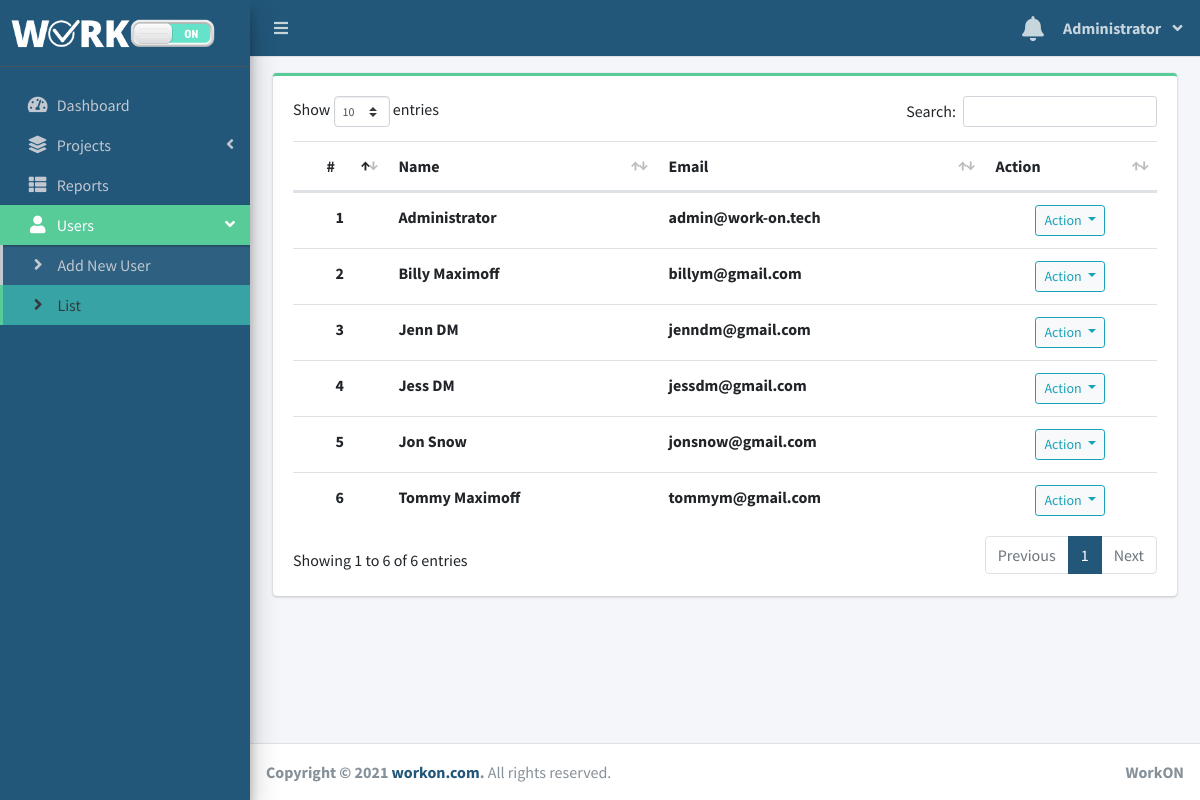
The page /index.php?page=user_list (signed in) on the database its author committed.
### tables this page shows
CREATE TABLE `users` (
  `id` int(30) NOT NULL,
  `firstname` varchar(200) NOT NULL,
  `lastname` varchar(200) NOT NULL,
  `email` varchar(200) NOT NULL,
  `password` text NOT NULL,
  `type` tinyint(1) DEFAULT 3 COMMENT '1=dean, 2=chair, 3=member',
  `avatar` text NOT NULL DEFAULT 'no-image-available.png',
  `task_status` int(11) NOT NULL DEFAULT 0 COMMENT '0=no-assigned,\r\n1=not-started,\r\n2=started,\r\n3=in-progress,\r\n4=in-review,\r\n5=completed',
  `date_created` datetime NOT NULL DEFAULT current_timestamp()
);

### user_list.php (the view, shortened to what this page needs)
<?php include'db_connect.php' ?>
<div class="col-lg-12">
	<div class="card card-outline card-success">
		<div class="card-body">
			<div class="table-responsive xpand xpand-table x-scroll">
				<table class="table table-hover table-condensed " id="list">
					<thead>
						<tr>
							<th class="text-center">#</th>
							<th>Name</th>
							<th>Email</th>
							<th>Action</th>
						</tr>
					</thead>
					<tbody>
						<?php
						$i = 1;
						$qry = $conn->query("SELECT *,concat(firstname,' ',lastname) as name FROM users order by concat(firstname,' ',lastname) asc");
						while($row= $qry->fetch_assoc()):
						?>
						<tr>
							<th class="text-center"><?php echo $i++ ?></th>
							<td><b><?php echo ucwords($row['name']) ?></b></td>
							<td><b><?php echo $row['email'] ?></b></td>
							<td class="text-center">
								<button type="button" class="btn btn-default btn-sm btn-round border-info wave-effect text-info dropdown-toggle" data-toggle="dropdown" aria-expanded="true">
								Action
								</button>
							</td>
						</tr>
						<?php endwhile; ?>
					</tbody>
				</table>
			</div>
		</div>
	</div>
</div>

### rows shown on the page
users: name "Administrator", email "admin@work-on.tech"
users: name "Billy Maximoff", email "billym@gmail.com"
users: name "Jenn DM", email "jenndm@gmail.com"
users: name "Jess DM", email "jessdm@gmail.com"
users: name "Jon Snow", email "jonsnow@gmail.com"
users: name "Tommy Maximoff", email "tommym@gmail.com"

### other values the page prints
$_SESSION['login_firstname'] "Administrator"
$_SESSION['system']['name'] "WorkON"
